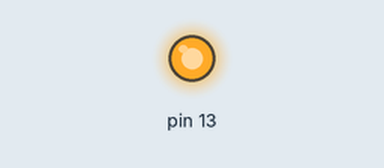
Simulated run of this sketch. Board: Arduino Uno, built with avr-gcc and run on an emulated ATmega328P. Parts: output pins drawn as LEDs (lit = HIGH).

Above: at 0.15 s.
At 59.2 s:
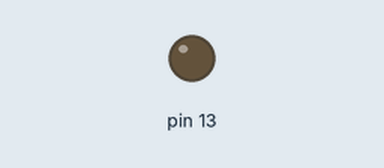
Timing chart, 0 to 64.4 s (numbered marks = the images above):
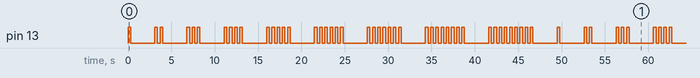

The sketch:

hello_world_blinky_lights.ino
```cpp
/*
---------------------
First Arduino project
---------------------
Make lights blink from 1 to 10 times, then restart.
*/

int blink_times = 1;
int blink_max = 10;

void setup() {
  // put your setup code here, to run once:
  pinMode(13, OUTPUT);

}

void blink(int times) {
  for(int i = 0; i < times; i++) {
    digitalWrite(13, HIGH);
    delay(300);
    digitalWrite(13, LOW);
    delay(300);
  }

}

void loop() {
  // put your main code here, to run repeatedly:
  if(blink_times == 10) blink_times = 1;
  blink(blink_times);
  delay(2500);
  ++blink_times;
}
```

Measured:
- by itself, pin 13: moves between LOW and HIGH, repeating every 49.5 s
- by itself, everything shown: repeats every 49.5 s, in 90 steps
